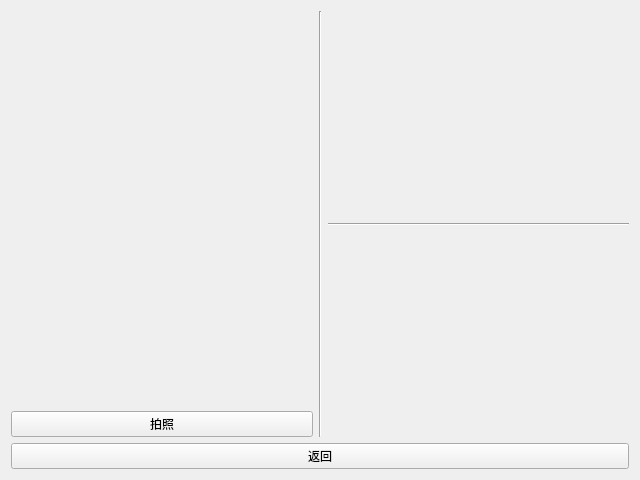
<?xml version="1.0" encoding="UTF-8"?>
<ui version="4.0">
 <class>FaceRecognition</class>
 <widget class="QWidget" name="FaceRecognition">
  <property name="geometry">
   <rect>
    <x>0</x>
    <y>0</y>
    <width>640</width>
    <height>480</height>
   </rect>
  </property>
  <property name="windowTitle">
   <string>FaceRecognition</string>
  </property>
  <layout class="QVBoxLayout" name="verticalLayout_4">
   <item>
    <layout class="QVBoxLayout" name="verticalLayout_3">
     <item>
      <layout class="QHBoxLayout" name="horizontalLayout">
       <item>
        <layout class="QVBoxLayout" name="verticalLayout_2">
         <item>
          <widget class="QLabel" name="label">
           <property name="text">
            <string/>
           </property>
           <property name="alignment">
            <set>Qt::AlignCenter</set>
           </property>
          </widget>
         </item>
         <item>
          <widget class="QPushButton" name="pushButton">
           <property name="text">
            <string>拍照</string>
           </property>
          </widget>
         </item>
        </layout>
       </item>
       <item>
        <widget class="Line" name="line_2">
         <property name="orientation">
          <enum>Qt::Vertical</enum>
         </property>
        </widget>
       </item>
       <item>
        <layout class="QVBoxLayout" name="verticalLayout">
         <item>
          <widget class="QLabel" name="label_2">
           <property name="text">
            <string/>
           </property>
           <property name="alignment">
            <set>Qt::AlignCenter</set>
           </property>
          </widget>
         </item>
         <item>
          <widget class="Line" name="line">
           <property name="orientation">
            <enum>Qt::Horizontal</enum>
           </property>
          </widget>
         </item>
         <item>
          <widget class="QLabel" name="label_3">
           <property name="text">
            <string/>
           </property>
           <property name="alignment">
            <set>Qt::AlignCenter</set>
           </property>
          </widget>
         </item>
        </layout>
       </item>
      </layout>
     </item>
     <item>
      <widget class="QPushButton" name="pushButton_2">
       <property name="text">
        <string>返回</string>
       </property>
      </widget>
     </item>
    </layout>
   </item>
  </layout>
 </widget>
 <resources/>
 <connections/>
</ui>
